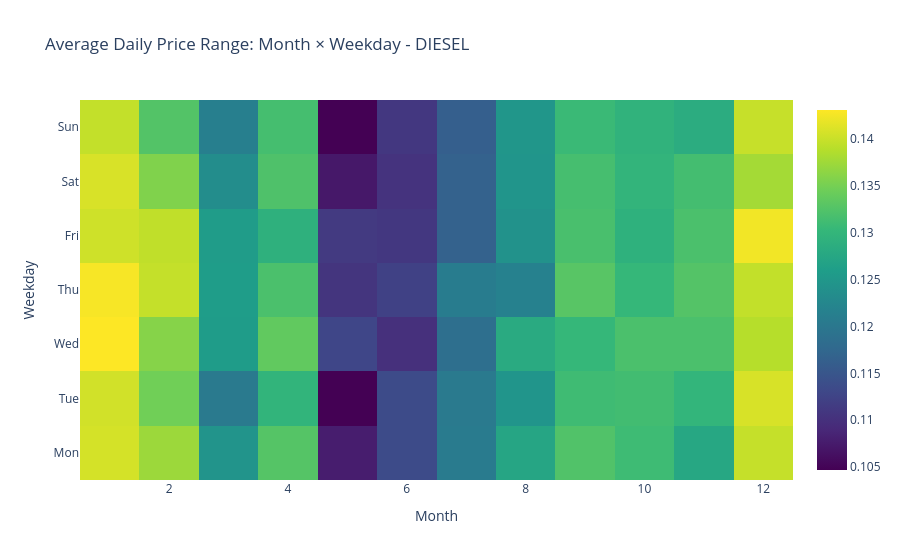

The notebook cell this image was saved under:
### Code cell
import polars as pl
import plotly.graph_objects as go

fuel_type = "diesel"

df = pl.read_parquet("D:/data/derived/daily_price_range_combined/daily_price_range_2024.parquet")

heat = (
    df.filter(pl.col("fuel_type") == fuel_type)
    .with_columns([
        pl.col("date").dt.month().alias("month"),
        pl.col("date").dt.weekday().alias("weekday")
    ])
    .group_by(["weekday", "month"])
    .agg(
        pl.mean("daily_range").alias("avg_daily_range")
    )
    .sort(["weekday", "month"])
)

weekday_order = [1, 2, 3, 4, 5, 6, 7]
month_order = list(range(1, 13))

z = []
for wd in weekday_order:
    row = []
    for m in month_order:
        val = (
            heat.filter((pl.col("weekday") == wd) & (pl.col("month") == m))
            .select("avg_daily_range")
        )
        row.append(val.item() if val.height > 0 else None)
    z.append(row)

weekday_labels = ["Mon", "Tue", "Wed", "Thu", "Fri", "Sat", "Sun"]

fig = go.Figure(
    data=go.Heatmap(
        x=month_order,
        y=weekday_labels,
        z=z,
        colorscale="Viridis"
    )
)

fig.update_layout(
    title=f"Average Daily Price Range: Month × Weekday - {fuel_type.upper()}",
    xaxis_title="Month",
    yaxis_title="Weekday"
)

fig.show()

### Figure 1 — Plotly figure (JSON) as saved in the notebook; plotly's stock layout.template omitted (floating-point values rounded to 4 significant figures)
{"data": [{"colorscale": [[0, "#440154"], [0.1111, "#482878"], [0.2222, "#3e4989"], [0.3333, "#31688e"], [0.4444, "#26828e"], [0.5556, "#1f9e89"], [0.6667, "#35b779"], [0.7778, "#6ece58"], [0.8889, "#b5de2b"], [1, "#fde725"]], "type": "heatmap", "x": [1, 2, 3, 4, 5, 6, 7, 8, 9, 10, 11, 12], "y": ["Mon", "Tue", "Wed", "Thu", "Fri", "Sat", "Sun"], "z": [[0.1406, 0.1373, 0.1245, 0.1327, 0.1078, 0.1135, 0.1206, 0.1273, 0.1323, 0.131, 0.1276, 0.1397], [0.1404, 0.1347, 0.1204, 0.1297, 0.1047, 0.1136, 0.1204, 0.1246, 0.131, 0.1312, 0.1299, 0.1408], [0.143, 0.136, 0.1257, 0.1336, 0.1129, 0.11, 0.1187, 0.1281, 0.1302, 0.1319, 0.1319, 0.1389], [0.1427, 0.1396, 0.1259, 0.1319, 0.1106, 0.1122, 0.1208, 0.1217, 0.1329, 0.1303, 0.1326, 0.1395], [0.1403, 0.1394, 0.1256, 0.1291, 0.1113, 0.1109, 0.1166, 0.1242, 0.1318, 0.1292, 0.1319, 0.1424], [0.1408, 0.1356, 0.1235, 0.1322, 0.1072, 0.1104, 0.1166, 0.1247, 0.1315, 0.1298, 0.1314, 0.1377], [0.1396, 0.1325, 0.1213, 0.1315, 0.1047, 0.1109, 0.1162, 0.1248, 0.1307, 0.1294, 0.1284, 0.1398]]}], "layout": {"title": {"text": "Average Daily Price Range: Month × Weekday - DIESEL"}, "xaxis": {"title": {"text": "Month"}}, "yaxis": {"title": {"text": "Weekday"}}}}
